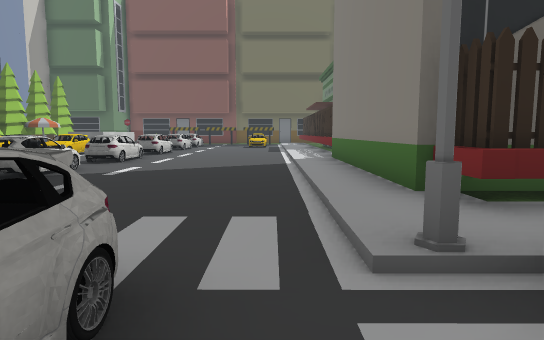
view 1 (above)

24 first-person views from a walk through a 3-D level made in the Unity game engine. The camera is 1.5 m above the floor, tilts 6° down and sees 75° across. The floor is counted in squares, 2 m on a side. Each view is taken from the middle of a square. On the plan, view 1 faces up. The plan holds only what a view shows up to about 11 squares ahead; the rest is blank. The place goes on beyond the plan. The player character is not drawn. Some surface patterns are stand-ins.

view 2
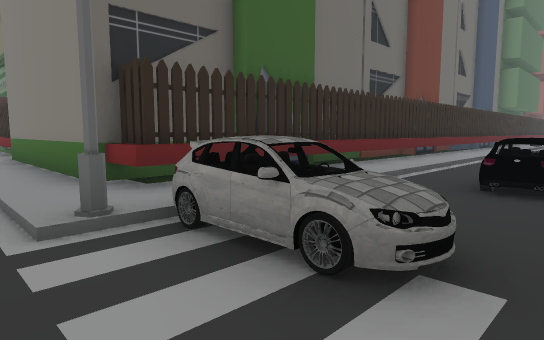

view 3
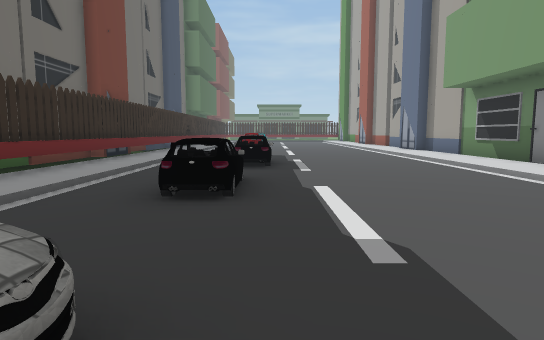

view 4
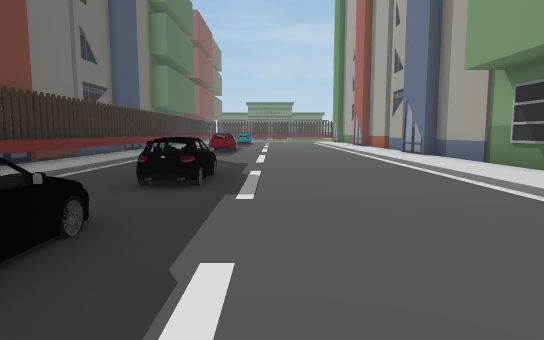

view 5
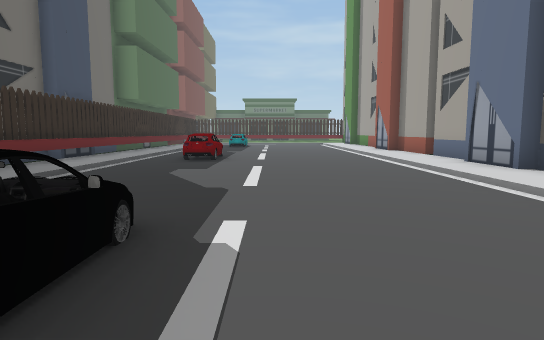

view 6
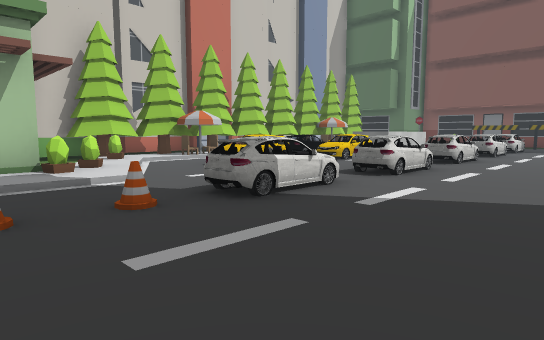

view 7
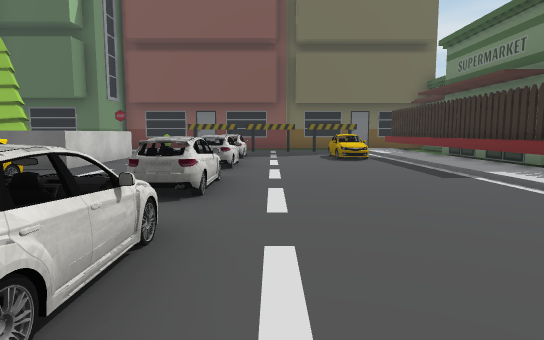

view 8
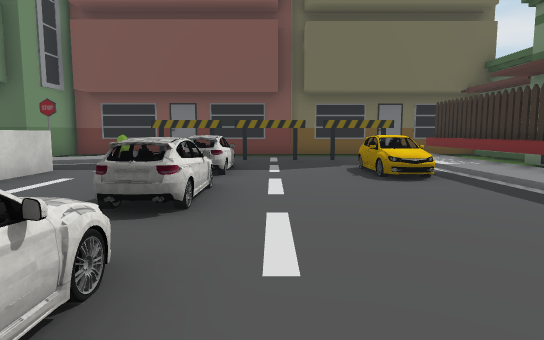

view 9
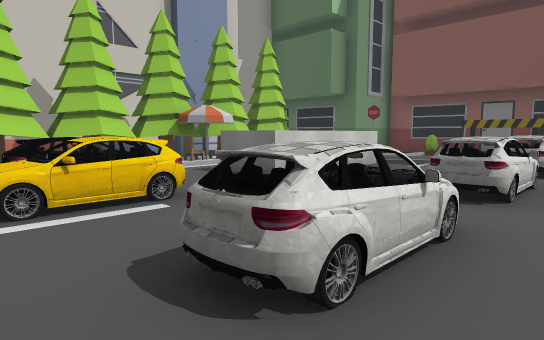

view 10
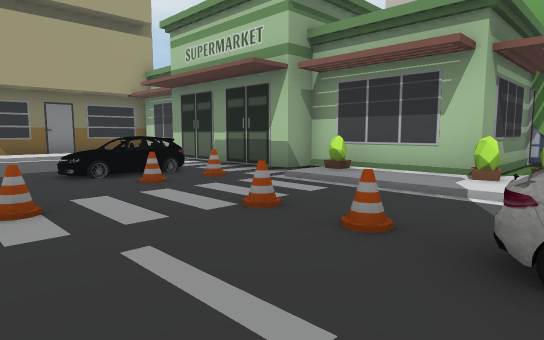

view 11
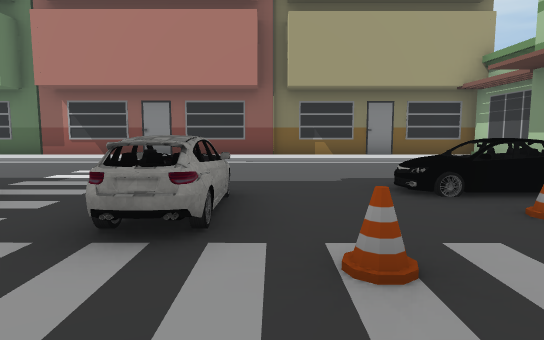

view 12
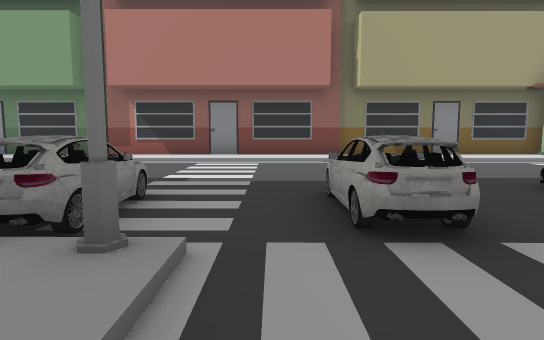

view 13
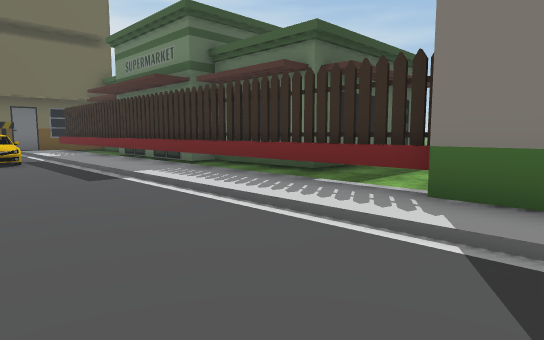

view 14
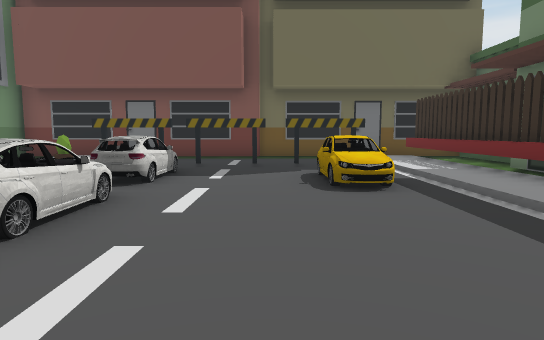

view 15
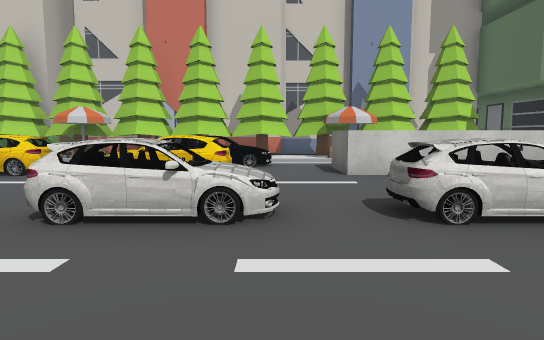

view 16
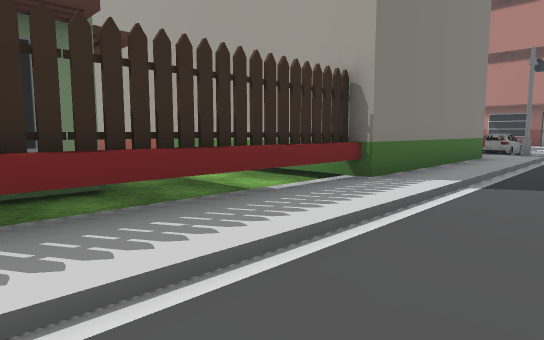

view 17
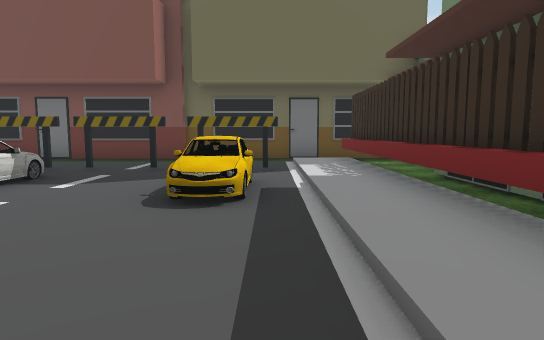

view 18
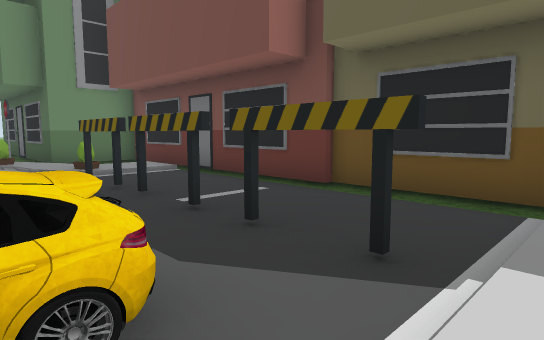

view 19
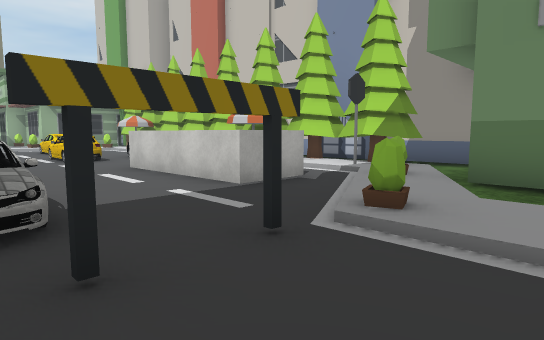

view 20
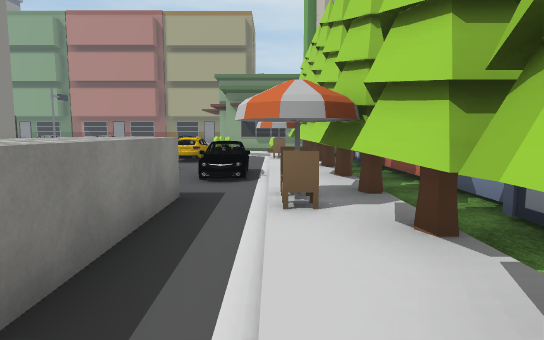

view 21
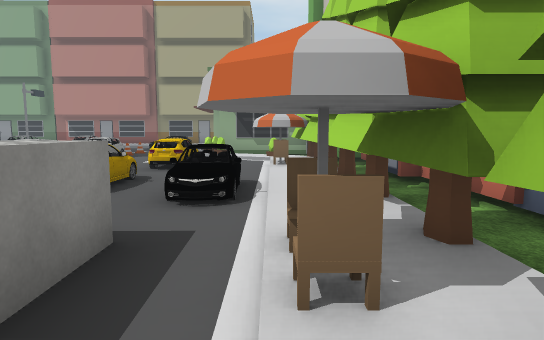

view 22
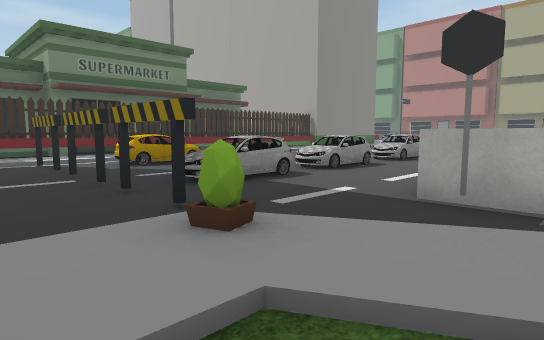

view 23
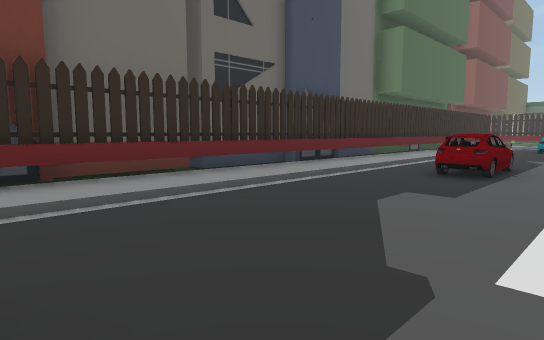

view 24
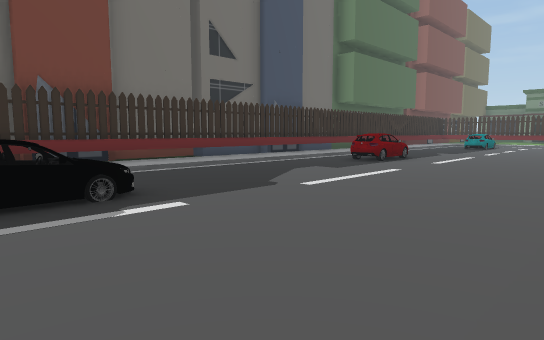

### Floor plan
Key: @ floor where view 1 was taken; # wall or solid block; x gap in a wall; . main floor; : floor 0.25 m higher than the main floor; / step, stairs or slope; = window, fence, low wall or low ledge; O other object.
Columns run from 11 left of view 1 to 20 right of it. Each row starts with its distance up from view 1.
 24  OOOOOOOOOOOOOOO
 23  O./:.......:x.O
 22 OO./:.......:O.O
 21 ./::OO.O.O.O:O.O
 20 O:O#...O....:OOO
 19 O:##..OO..O.:OO
 18 O:=#...O..OO:OO
 17 O:=#...O....:OO
 16 OOx#..OO....:OOOO
 15 O/.....O....:O.OOO
 14 O/O....O....:O.O
 13 O/O.O.OO....:O.OOOOO
 12 O/O.O..O....:O...
 11 O/..O..O....:O...
 10 O/.O..OO....:O..
  9 OO.OO..O....:OOOOOOOOOO
  8 O/.OO.......:
  7 O//...OO....:
  6 OO:/..OO....:
  5 ../O:.O.....:
  4 OOOO:.......:OOOOOOOOOOOOOOOOOOO
  3    O:.O.....:OOOOOOOOOOOOOOOOOOO
  2    O/...O...#O /////////////////
  1  OOO.OO...O..O..................
  0     OOOO..O@.O..OOO.OO.......OO.
 -1     OOOO............OOO.........
 -2     O...........................
 -3    O ...........................
 -4    O ..........................
 -5    O///////////////////////////
 -6    O:::::::::::::::::::::::::::
 -7    OOOOOOOOOOOOOOOOOOOOOOOOOOOO

Positions as (right, up) in squares from view 1, and headings:
1: (0, 0), facing up
2: (0, -1), facing up-right
3: (1, -1), facing right
4: (4, -2), facing right
5: (8, -2), facing right
6: (-1, 3), facing up-left
7: (-3, 8), facing up
8: (-3, 12), facing up
9: (-3, 11), facing up-left
10: (-2, 6), facing down-left
11: (-2, 4), facing down
12: (0, 4), facing down
13: (-2, 8), facing up-right
14: (-2, 13), facing up
15: (-1, 14), facing left
16: (-1, 14), facing down-right
17: (0, 14), facing up
18: (1, 19), facing up-left
19: (-4, 23), facing down-left
20: (-10, 20), facing down
21: (-10, 18), facing down
22: (-9, 23), facing down-right
23: (11, -2), facing up-right
24: (9, -5), facing up-right
